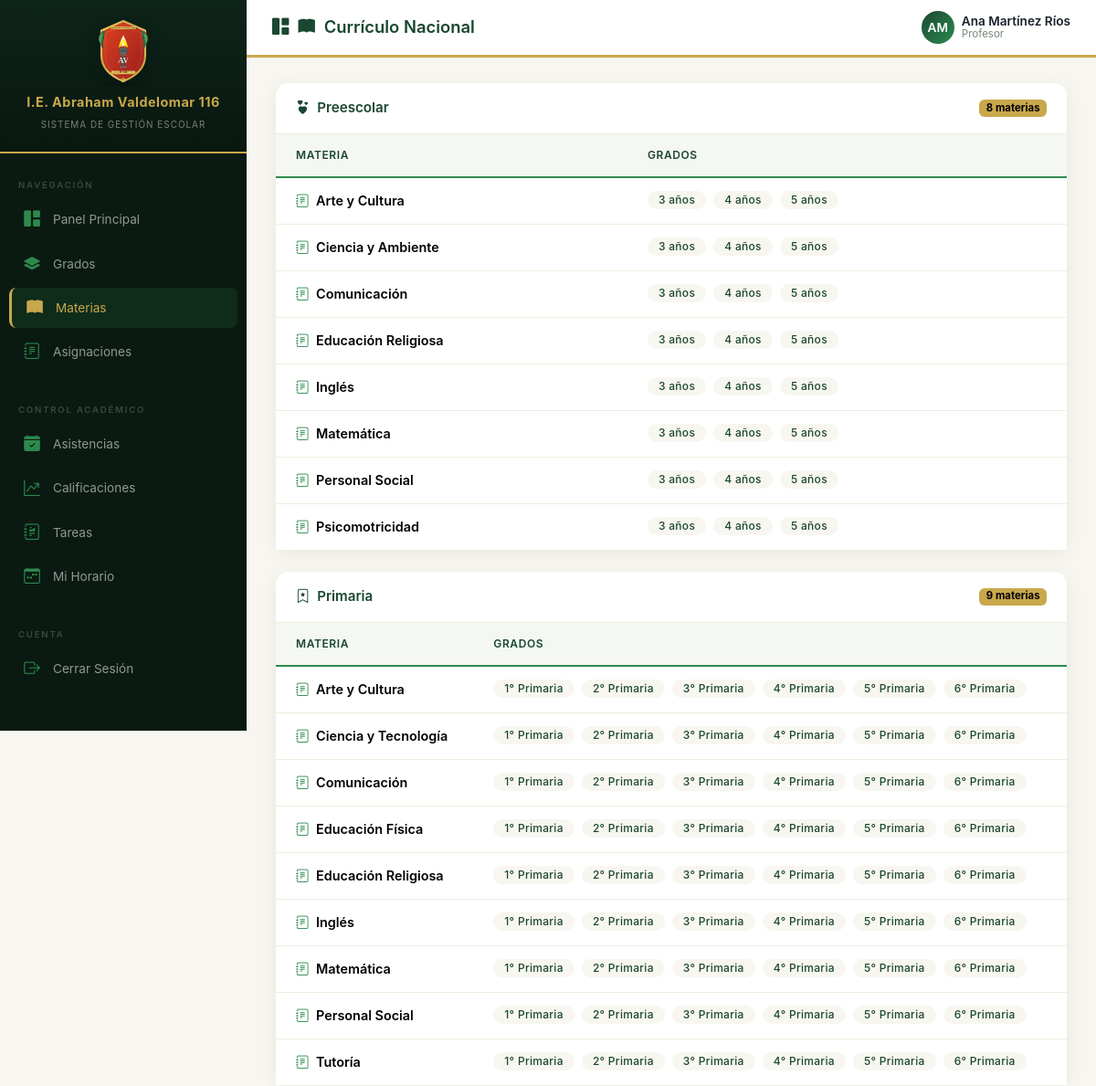
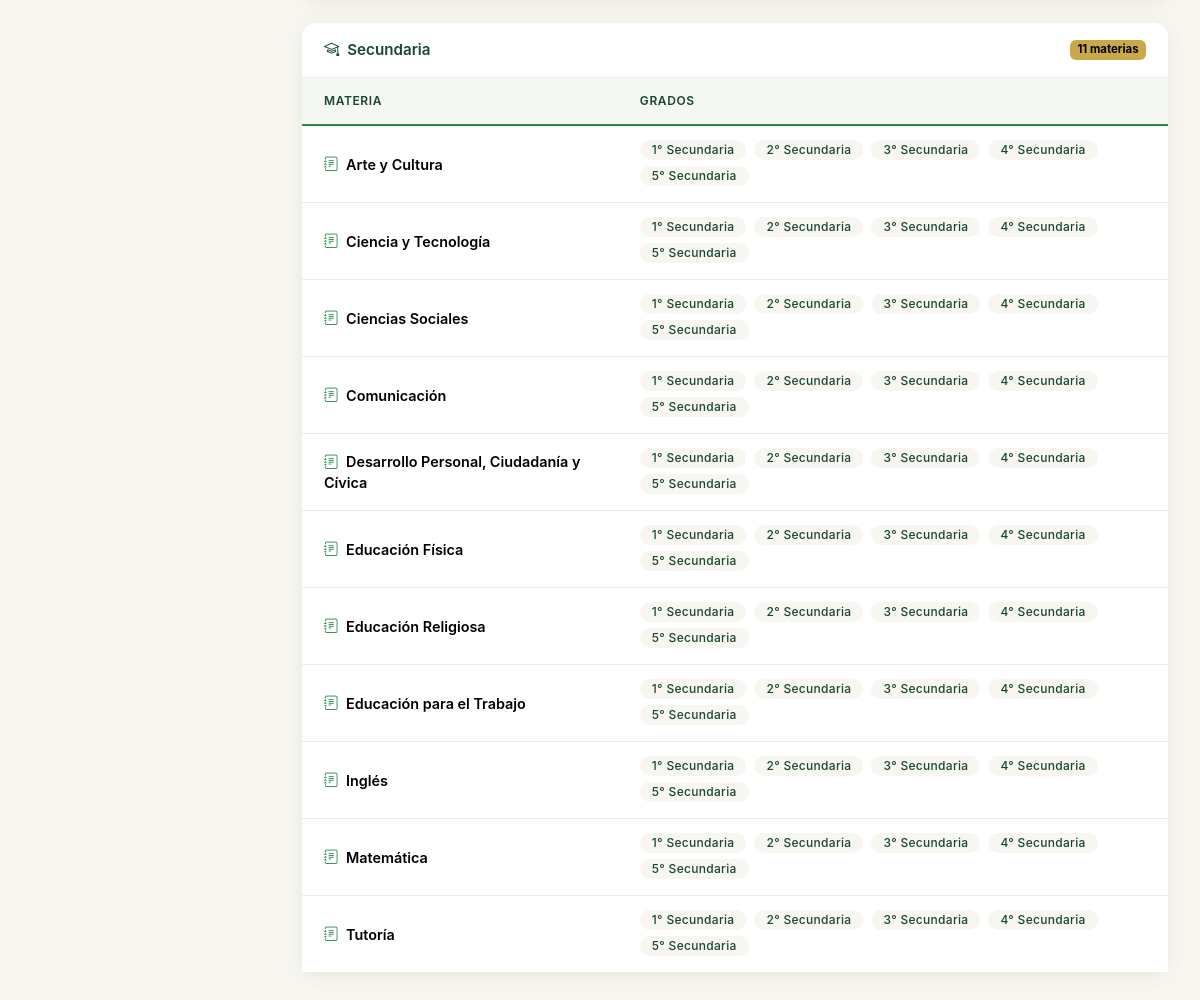
The app's page /academico/materias/ (signed in) with its own data (2 pictures, top to bottom).
### usuarios/models.py (models this page shows, shortened)
class Usuario(AbstractUser):
    TIPO_USUARIO = [
        ('admin', 'Administrador'),
        ('director', 'Director'),
        ('profesor', 'Profesor'),
        ('alumno', 'Alumno'),
        ('padre', 'Padre de Familia'),
    ]
    rol = models.CharField(max_length=20, choices=TIPO_USUARIO, default='alumno')
    dni = models.CharField(max_length=8, unique=True, blank=True, null=True, verbose_name='DNI')
    telefono = models.CharField(max_length=15, blank=True, null=True)
    direccion = models.TextField(blank=True, null=True)
    foto = models.ImageField(upload_to='fotos/', blank=True, null=True)
    especialidad = models.CharField(max_length=200, blank=True, null=True, verbose_name='Especialidad')
    titulo_profesional = models.CharField(max_length=200, blank=True, null=True, verbose_name='Título Profesional')
    fecha_nacimiento = models.DateField(blank=True, null=True, verbose_name='Fecha de Nacimiento')
    class Meta:
        verbose_name = 'Usuario'
        verbose_name_plural = 'Usuarios'

### academico/models.py (models this page shows, shortened)
class Materia(models.Model):
    nombre = models.CharField(max_length=100)
    grado = models.ForeignKey(Grado, on_delete=models.CASCADE, related_name='materias')
    class Meta:
        verbose_name = 'Materia'
        verbose_name_plural = 'Materias'

class Grado(models.Model):
    nombre = models.CharField(max_length=100)
    nivel = models.CharField(max_length=50, choices=[
        ('preescolar', 'Preescolar'),
        ('primaria', 'Primaria'),
        ('secundaria', 'Secundaria'),
    ])
    orden = models.IntegerField(help_text="Orden del grado (1, 2, 3, etc.)")
    class Meta:
        verbose_name = 'Grado'
        verbose_name_plural = 'Grados'
        ordering = ['nivel', 'orden']

### academico/views.py (the view)
# urls.py: path('materias/', views.lista_materias, name='lista_materias'),
@login_required
def lista_materias(request, grado_id=None):
    niveles = ['preescolar', 'primaria', 'secundaria']
    materias_por_nivel = {}
    for nivel in niveles:
        qs = Materia.objects.filter(grado__nivel=nivel).select_related('grado')
        agrupadas = {}
        for m in qs:
            agrupadas.setdefault(m.nombre, []).append(m.grado.nombre)
        materias_por_nivel[nivel] = [{'nombre': k, 'grados': sorted(v)} for k, v in sorted(agrupadas.items())]
    grados = Grado.objects.all()
    return render(request, 'academico/materias.html', {
        'materias_por_nivel': materias_por_nivel,
        'grados': grados,
        'grado_seleccionado': grado_id,
    })

### templates/academico/materias.html (shortened to what this page needs)
{% extends 'base.html' %}
{% block page_title %}<i class="bi bi-book-fill"></i> Currículo Nacional{% endblock %}
{% block content %}
{% with section='materias' icon='book-fill' %}
{% for nivel, materias in materias_por_nivel.items %}
{% if materias %}
<div class="card mb-4 fade-in">
    <div class="card-header d-flex align-items-center gap-2">
        {% if nivel == 'preescolar' %}
        <i class="bi bi-hearts"></i>
        {% elif nivel == 'primaria' %}
        <i class="bi bi-bookmark-star"></i>
        {% else %}
        <i class="bi bi-mortarboard"></i>
        {% endif %}
        {{ nivel|title }}
        <span class="badge ms-auto" style="background: var(--gold); color: #000;">
            {{ materias|length }} materias
        </span>
    </div>
    <div class="card-body p-0">
        <table class="table mb-0">
            <thead>
                <tr>
                    <th>Materia</th>
                    <th>Grados</th>
                </tr>
            </thead>
            <tbody>
                {% for m in materias %}
                <tr>
                    <td class="fw-semibold">
                        <i class="bi bi-journal-text me-1" style="color: var(--emerald);"></i>
                        {{ m.nombre }}
                    </td>
                    <td>
                        {% for g in m.grados %}
                        <span class="badge-custom badge me-1 mb-1" style="background: var(--cream); color: var(--primary);">
                            {{ g }}
                        </span>
                        {% endfor %}
                    </td>
                </tr>
                {% endfor %}
            </tbody>
        </table>
    </div>
</div>
{% endif %}
{% endfor %}
{% endwith %}
{% endblock %}

### templates/base.html (shortened to what this page needs)
<!DOCTYPE html>
<html lang="es">
<head>
    <link href="https://cdn.jsdelivr.net/npm/bootstrap@5.3.3/dist/css/bootstrap.min.css" rel="stylesheet">
    <link rel="stylesheet" href="https://cdn.jsdelivr.net/npm/bootstrap-icons@1.11.3/font/bootstrap-icons.min.css">
    <link rel="stylesheet" href="/static/css/styles.css">
</head>
<body>
{% if user.is_authenticated %}
<div class="wrapper">
    <nav class="sidebar" id="sidebar">
        <div class="sidebar-header">
            <img src="/static/img/escudo.svg" alt="Escudo" class="escudo-img">
            <h3>I.E. Abraham Valdelomar 116</h3>
            <small>Sistema de Gestión Escolar</small>
        </div>
        <div class="sidebar-menu">
            {% if user.rol == 'alumno' %}
            <ul class="nav flex-column">
                <li class="nav-item active">
                    <a class="nav-link" href="{% url 'home' %}">
                        <i class="bi bi-house-fill"></i> Inicio
                    </a>
                </li>
            </ul>
            <div class="menu-label">Académico</div>
            <ul class="nav flex-column">
                <li class="nav-item">
                    <a class="nav-link" href="{% url 'mis_cursos' %}">
                        <i class="bi bi-briefcase-fill"></i> Mis Cursos
                    </a>
                </li>
                <li class="nav-item">
                    <a class="nav-link" href="{% url 'plan_estudios' %}">
                        <i class="bi bi-journal-bookmark-fill"></i> Plan de Estudios
                    </a>
                </li>
                <li class="nav-item">
                    <a class="nav-link" href="{% url 'mis_horarios' %}">
                        <i class="bi bi-clock-fill"></i> Mi Horario
                    </a>
                </li>
                <li class="nav-item">
                    <a class="nav-link" href="{% url 'lista_calificaciones' %}">
                        <i class="bi bi-star-fill"></i> Mis Notas
                    </a>
                </li>
                <li class="nav-item">
                    <a class="nav-link" href="{% url 'mis_asistencias' %}">
                        <i class="bi bi-clipboard2-check-fill"></i> Mi Asistencia
                    </a>
                </li>
                <li class="nav-item">
                    <a class="nav-link" href="{% url 'lista_tareas' %}">
                        <i class="bi bi-journal-text"></i> Tareas
                    </a>
                </li>
                <li class="nav-item">
                    <a class="nav-link" href="{% url 'lista_materias' %}">
                        <i class="bi bi-box-seam-fill"></i> Materiales
                    </a>
                </li>
            </ul>
            <div class="menu-label">Formación</div>
            <ul class="nav flex-column">
                <li class="nav-item">
                    <a class="nav-link disabled" href="#" tabindex="-1" aria-disabled="true" style="opacity:0.45;">
                        <i class="bi bi-heart-fill"></i> Conducta
                    </a>
                </li>
                <li class="nav-item">
                    <a class="nav-link disabled" href="#" tabindex="-1" aria-disabled="true" style="opacity:0.45;">
                        <i class="bi bi-award-fill"></i> Logros
                    </a>
                </li>
            </ul>
            <div class="menu-label">Comunicación</div>
            <ul class="nav flex-column">
                <li class="nav-item">
                    <a class="nav-link disabled" href="#" tabindex="-1" aria-disabled="true" style="opacity:0.45;">
                        <i class="bi bi-megaphone-fill"></i> Comunicados
                    </a>
                </li>
                <li class="nav-item">
                    <a class="nav-link disabled" href="#" tabindex="-1" aria-disabled="true" style="opacity:0.45;">
                        <i class="bi bi-chat-dots-fill"></i> Mensajes
                    </a>
                </li>
            </ul>
            <div class="menu-label">Cuenta</div>
            <ul class="nav flex-column">
                <li class="nav-item">
                    <a class="nav-link" href="{% url 'perfil' %}">
                        <i class="bi bi-person-fill"></i> Mi Perfil
                    </a>
                </li>
                <li class="nav-item">
                    <a class="nav-link disabled" href="#" tabindex="-1" aria-disabled="true" style="opacity:0.45;">
                        <i class="bi bi-gear-fill"></i> Configuración
                    </a>
                </li>
            </ul>
            <div class="sidebar-logout mt-auto">
                <form method="post" action="{% url 'logout' %}" class="d-inline w-100">
                    {% csrf_token %}
                    <button type="submit" class="sidebar-logout-btn">
                        <i class="bi bi-box-arrow-right"></i> Cerrar Sesión
                    </button>
                </form>
            </div>
            {% else %}
            <div class="menu-label">Navegación</div>
            <ul class="nav flex-column">
                <li class="nav-item">
                    <a class="nav-link" href="{% url 'home' %}">
                        <i class="bi bi-grid-1x2-fill"></i> Panel Principal
                    </a>
                </li>
                {% if user.rol == 'admin' or user.rol == 'director' or user.rol == 'profesor' %}
                <li class="nav-item">
                    <a class="nav-link" href="{% url 'lista_grados' %}">
                        <i class="bi bi-layers-fill"></i> Grados
                    </a>
                </li>
                {% endif %}
                <li class="nav-item">
                    <a class="nav-link" href="{% url 'lista_materias' %}">
                        <i class="bi bi-book-fill"></i> Materias
                    </a>
                </li>
                <li class="nav-item">
                    <a class="nav-link" href="{% url 'lista_asignaciones' %}">
                        <i class="bi bi-journal-text"></i> Asignaciones
                    </a>
                </li>
            </ul>
            <div class="menu-label mt-3">Control Académico</div>
            <ul class="nav flex-column">
                {% if user.rol == 'profesor' or user.rol == 'admin' or user.rol == 'director' %}
                <li class="nav-item">
                    <a class="nav-link" href="{% url 'lista_asistencias' %}">
                        <i class="bi bi-calendar-check-fill"></i> Asistencias
                    </a>
                </li>
                <li class="nav-item">
                    <a class="nav-link" href="{% url 'lista_calificaciones' %}">
                        <i class="bi bi-graph-up-arrow"></i> Calificaciones
                    </a>
                </li>
                {% endif %}
                <li class="nav-item">
                    <a class="nav-link" href="{% url 'lista_tareas' %}">
                        <i class="bi bi-journal-richtext"></i> Tareas
                    </a>
                </li>
                {% if user.rol == 'profesor' %}
                <li class="nav-item">
                    <a class="nav-link" href="{% url 'mis_horarios' %}">
                        <i class="bi bi-calendar-week"></i> Mi Horario
                    </a>
                </li>
                {% endif %}
            </ul>
            <div class="menu-label mt-3">Cuenta</div>
            <ul class="nav flex-column">
                <li class="nav-item">
                    <form method="post" action="{% url 'logout' %}" class="d-inline w-100">
                        <button type="submit" class="nav-link w-100 text-start" style="background:none;border:none;">
                            <i class="bi bi-box-arrow-right"></i> Cerrar Sesión
                        </button>
                    </form>
                </li>
            </ul>
            {% endif %}
        </div>
    </nav>
    <div class="content">
        <nav class="top-navbar">
            <div class="d-flex align-items-center gap-3">
                <div class="page-title">
                    <i class="bi bi-{{ icon|default:'grid-1x2-fill' }}"></i>
                    {% block page_title %}Panel Principal{% endblock %}
                </div>
            </div>
            <div class="user-dropdown dropdown">
                <div class="d-flex align-items-center gap-2" data-bs-toggle="dropdown">
                    <div class="user-avatar">
                        {{ user.first_name|first|upper }}{{ user.last_name|first|upper }}
                    </div>
                    <div class="user-info d-none d-md-block">
                        <div class="user-name">{{ user.get_full_name|default:user.username }}</div>
                        <div class="user-role">{{ user.get_rol_display }}</div>
                    </div>
                </div>
            </div>
        </nav>
        <main class="main-content">
            {% block content %}{% endblock %}
        </main>
    </div>
</div>
{% else %}
    {% block auth_content %}{% endblock %}
{% endif %}
</body>
</html>

### records on screen
Usuario: first_name|first "A", last_name|first "M", get_full_name "Ana Martínez Ríos", rol "Profesor"
Materia: nombre "Arte y Cultura"
Grado: grados "3 años" "3 años" "3 años" "3 años" "3 años" "3 años" "3 años" "3 años"
Grado: grados "4 años" "4 años" "4 años" "4 años" "4 años" "4 años" "4 años" "4 años"
Grado: grados "5 años" "5 años" "5 años" "5 años" "5 años" "5 años" "5 años" "5 años"
Materia: nombre "Ciencia y Ambiente"
Materia: nombre "Comunicación"
Materia: nombre "Educación Religiosa"
Materia: nombre "Inglés"
Materia: nombre "Matemática"
Materia: nombre "Personal Social"
Materia: nombre "Psicomotricidad"
Materia: nombre "Arte y Cultura"
Grado: grados "1° Primaria" "1° Primaria" "1° Primaria" "1° Primaria" "1° Primaria" "1° Primaria" "1° Primaria" "1° Primaria" "1° Primaria"
Grado: grados "2° Primaria" "2° Primaria" "2° Primaria" "2° Primaria" "2° Primaria" "2° Primaria" "2° Primaria" "2° Primaria" "2° Primaria"
Grado: grados "3° Primaria" "3° Primaria" "3° Primaria" "3° Primaria" "3° Primaria" "3° Primaria" "3° Primaria" "3° Primaria" "3° Primaria"
Grado: grados "4° Primaria" "4° Primaria" "4° Primaria" "4° Primaria" "4° Primaria" "4° Primaria" "4° Primaria" "4° Primaria" "4° Primaria"
Grado: grados "5° Primaria" "5° Primaria" "5° Primaria" "5° Primaria" "5° Primaria" "5° Primaria" "5° Primaria" "5° Primaria" "5° Primaria"
Grado: grados "6° Primaria" "6° Primaria" "6° Primaria" "6° Primaria" "6° Primaria" "6° Primaria" "6° Primaria" "6° Primaria" "6° Primaria"
Materia: nombre "Ciencia y Tecnología"
Materia: nombre "Comunicación"
Materia: nombre "Educación Física"
Materia: nombre "Educación Religiosa"
Materia: nombre "Inglés"
Materia: nombre "Matemática"
Materia: nombre "Personal Social"
Materia: nombre "Tutoría"
Materia: nombre "Arte y Cultura"
Grado: grados "1° Secundaria" "1° Secundaria" "1° Secundaria" "1° Secundaria" "1° Secundaria" "1° Secundaria" "1° Secundaria" "1° Secundaria" "1° Secundaria" "1° Secundaria" "1° Secundaria"
Grado: grados "2° Secundaria" "2° Secundaria" "2° Secundaria" "2° Secundaria" "2° Secundaria" "2° Secundaria" "2° Secundaria" "2° Secundaria" "2° Secundaria" "2° Secundaria" "2° Secundaria"
Grado: grados "3° Secundaria" "3° Secundaria" "3° Secundaria" "3° Secundaria" "3° Secundaria" "3° Secundaria" "3° Secundaria" "3° Secundaria" "3° Secundaria" "3° Secundaria" "3° Secundaria"
Grado: grados "4° Secundaria" "4° Secundaria" "4° Secundaria" "4° Secundaria" "4° Secundaria" "4° Secundaria" "4° Secundaria" "4° Secundaria" "4° Secundaria" "4° Secundaria" "4° Secundaria"
Grado: grados "5° Secundaria" "5° Secundaria" "5° Secundaria" "5° Secundaria" "5° Secundaria" "5° Secundaria" "5° Secundaria" "5° Secundaria" "5° Secundaria" "5° Secundaria" "5° Secundaria"
Materia: nombre "Ciencia y Tecnología"
Materia: nombre "Ciencias Sociales"
Materia: nombre "Comunicación"
Materia: nombre "Desarrollo Personal, Ciudadanía y Cívica"
Materia: nombre "Educación Física"
Materia: nombre "Educación Religiosa"
Materia: nombre "Educación para el Trabajo"
Materia: nombre "Inglés"
Materia: nombre "Matemática"
Materia: nombre "Tutoría"

### other values on screen
{{ nivel|title }} "Preescolar" "Primaria" "Secundaria"
{{ materias|length }} "8" "9" "11"
